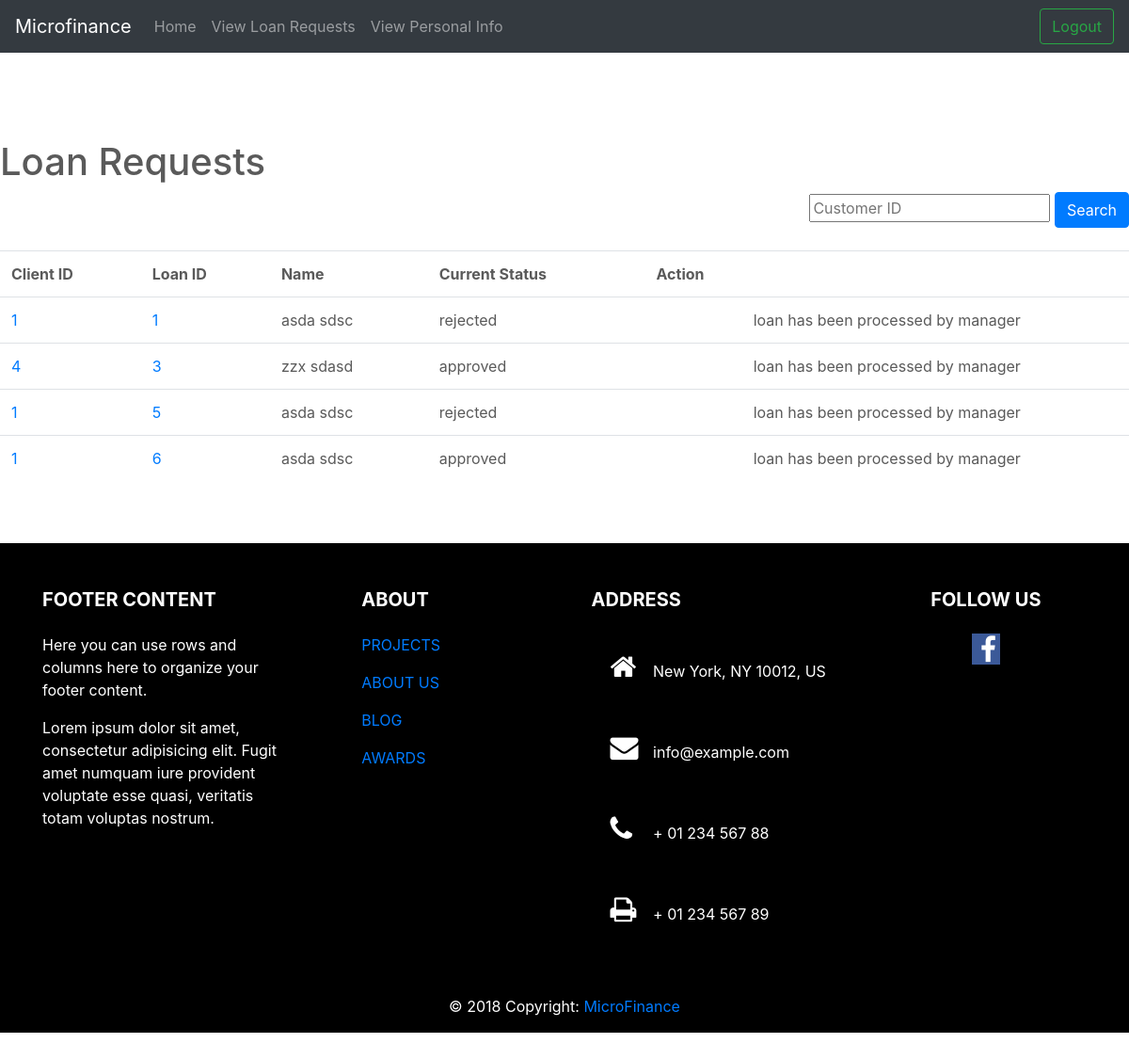
Before: /Officer/viewloanrequests.php (signed in) with the older database file.
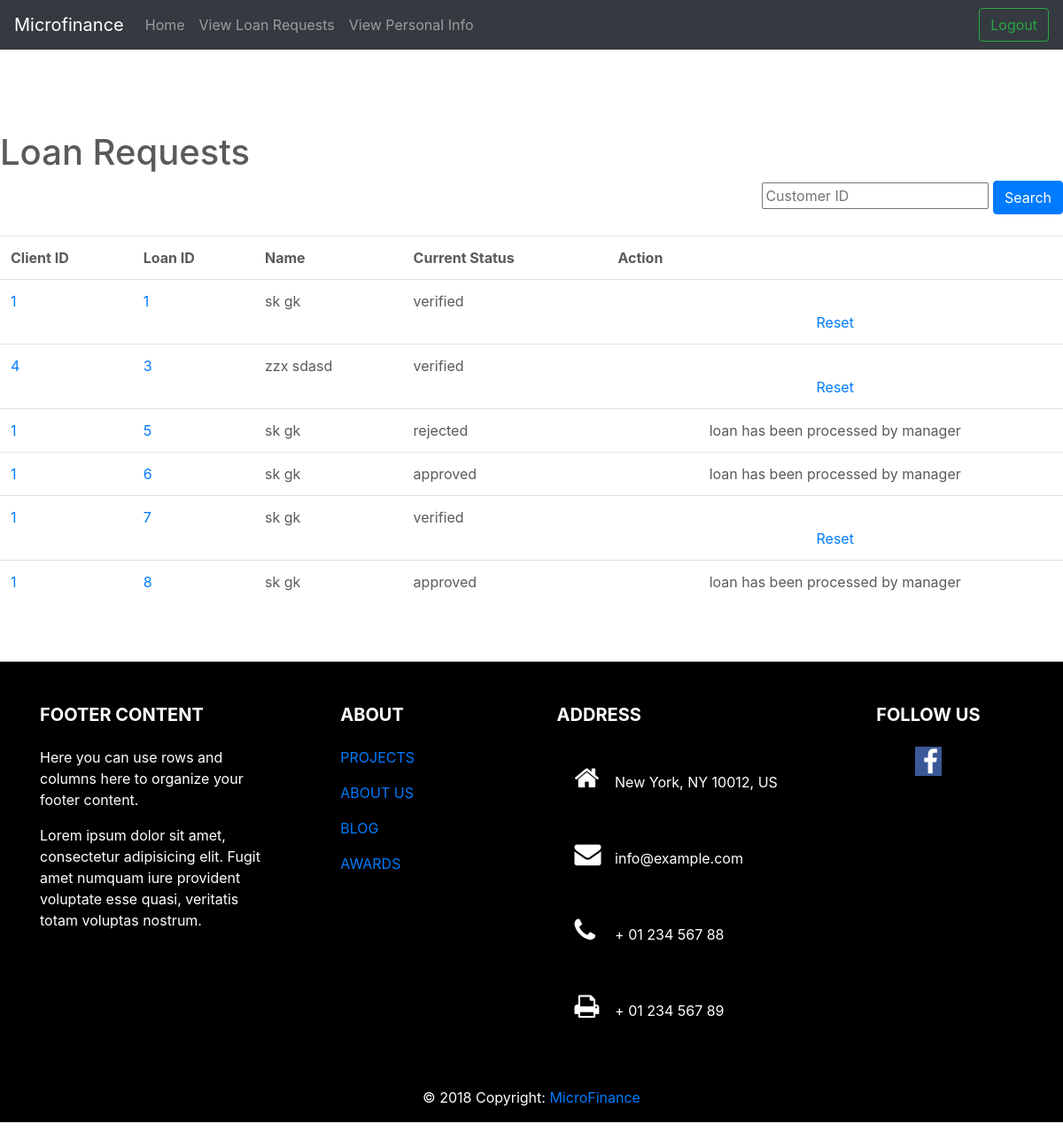
After: the same page with the newer database file.
### tables this page shows
CREATE TABLE `loanapplications` (
  `loan_id` int(10) NOT NULL AUTO_INCREMENT,
  `client_id` int(10) DEFAULT NULL,
  `loan_amount` int(10) DEFAULT NULL,
  `interest_rate` decimal(4,2) DEFAULT NULL,
  `start_date` date DEFAULT NULL,
  `approved` enum('pending','approved','rejected','verified') DEFAULT 'pending',
  `duration` int(11) NOT NULL,
  PRIMARY KEY (`loan_id`)
);

CREATE TABLE `clients` (
  `client_id` int(10) NOT NULL AUTO_INCREMENT,
  `rep_id` int(10) DEFAULT NULL,
  `birthday` date DEFAULT NULL,
  `acc_no` int(15) DEFAULT NULL,
  `old_id` int(10) DEFAULT NULL,
  `username` varchar(15) DEFAULT NULL,
  `first_name` varchar(15) DEFAULT NULL,
  `last_name` varchar(15) DEFAULT NULL,
  `email` varchar(30) DEFAULT NULL,
  `tele_phone` int(10) DEFAULT NULL,
  `address` text,
  `gender` enum('Male','Female') DEFAULT NULL,
  `nic` varchar(11) DEFAULT NULL,
  `photo` longblob,
  `branch` varchar(20) NOT NULL,
  `marital_status` enum('Single','Married') DEFAULT NULL,
  `status` enum('pending','created','revoked') DEFAULT NULL,
  PRIMARY KEY (`client_id`)
);

### Officer/viewloanrequests.php (the view, shortened to what this page needs)
<!doctype html>
<html lang="en">
<head>
    <link rel="stylesheet" href="https://cdnjs.cloudflare.com/ajax/libs/font-awesome/4.7.0/css/font-awesome.min.css">
<link href="../css/custom.css" rel="stylesheet">
    <link href="../../dist/css/bootstrap.min.css" rel="stylesheet">
    <link rel="stylesheet" href="https://stackpath.bootstrapcdn.com/bootstrap/4.1.3/css/bootstrap.min.css"
>
    <link href="carousel.css" rel="stylesheet">
</head>
<body>
<header>
    <nav class="navbar navbar-expand-md navbar-dark fixed-top bg-dark">
        <a class="navbar-brand" href="#">Microfinance</a>
        <div class="collapse navbar-collapse" id="navbarCollapse">
            <ul class="navbar-nav mr-auto">
            <li class="nav-item">
                    <a class="nav-link" href="officerhome.php">Home</a>
                </li>
                <li class="nav-item ">
                    <a class="nav-link" href="viewloanrequests.php">View Loan Requests </a>
                </li>
                <li class="nav-item ">
                    <a class="nav-link" href="viewpdetails.php">View Personal Info </a>
                </li>
            </ul>
            <form class="form-inline mt-2 mt-md-0" action="../login/logout.php">
                <button class="btn btn-outline-success my-2 my-sm-0" type="submit">Logout</button>
            </form>
        </div>
    </nav>
</header>
<main role="main">
    <h1>Loan Requests</h1>
    <div id="loan_list">
        <?php
        if (isset($_GET['loan_id']) && !empty($_GET['loan_id'])) {
            $loan_id = $_GET['loan_id'];
            $query = "SELECT `client_id`, CONCAT(`first_name`, ' ', `last_name`), `approved`" .
                "FROM `clients` NATURAL JOIN `loanapplications`" .
                "WHERE `loan_id` = '$loan_id' " .
                "LIMIT 1";
            $dbconn = mysqli_connect("localhost", "jester","mafia","microfinance");
            $result = mysqli_fetch_row(mysqli_query($dbconn, $query));
            if ($result) {
                $customer_id = $result[0];
                $customer_name = $result[1];
                $approved_status = $result[2];
                if (isset($_GET['approve'])) {
                    $query = "UPDATE `loanapplications`" .
                        "SET `approved` = 'approved'" .
                        "WHERE `loan_id` = '$loan_id' " .
                        "LIMIT 1";
                    $aproval_status = "approved";
                } else if (isset($_GET['reject'])) {
                    $query = "UPDATE `loanapplications`" .
                        "SET `approved` = 'rejected'" .
                        "WHERE `loan_id` = '$loan_id' " .
                        "LIMIT 1";
                    $aproval_status = "disaproved";
                } else if (isset($_GET['reset'])) {
                    $query = "UPDATE `loanapplications`" .
                        "SET `approved` = 'pending' " .
                        "WHERE `loan_id` = '$loan_id' " .
                        "LIMIT 1";
                    $aproval_status = "Reset";
                }else if (isset($_GET['verify'])){
                    $query = "UPDATE `loanapplications`" .
                    "SET `approved` = 'verified' " .
                    "WHERE `loan_id` = '$loan_id' " .
                    "LIMIT 1";
                $aproval_status = "Verified";
                }
                $result = mysqli_query($dbconn, $query);
                mysqli_close($dbconn);
                if ($result) {
                    echo "</br>"
                        . "<div align='center'>Customer $customer_id, $customer_name's loan application $loan_id has $aproval_status Successfully.</div>"
                        . "<br>"
                        . "<div align='right'><a class='_button' href='viewloanrequests.php'><-Back to List</a></div>";
                }
            }
            ?>
            <?php
        } else {
            ?>
            <div id="Search bar" align="right">
                <form action="" method="GET">
                    <input required id="search_id" name="search_id" type="text" placeholder="Customer ID">
                    <input class="btn btn-primary" type="submit" value="Search">
                </form>
            </div>
            <?php
            if (isset($_GET['search_id']) && !empty($_GET['search_id'])) {
                $search_text = $_GET['search_id'];
                $query = "SELECT `client_id`, `loan_id`, CONCAT(`first_name`, ' ', `last_name`), `approved`" .
                    "FROM `clients` NATURAL JOIN `loanapplications`" .
                    "WHERE `client_id` LIKE '$search_text%' OR CONCAT(`first_name`, ' ', `last_name`) LIKE '%$search_text%' OR `loan_id` LIKE '$search_text%'";
                echo "<div align='left'><a class='_button' href='viewloanrequests.php'><-Back to Full List</a></br></br></div>";
            } else {
                $query = "SELECT `client_id`, `loan_id`, CONCAT(`first_name`, ' ', `last_name`), `approved`" .
                    "FROM `clients` NATURAL JOIN `loanapplications`";
            }
            $dbconn =mysqli_connect("localhost", "jester","mafia","microfinance");
            $result = mysqli_query($dbconn, $query);
            if ($result) {
                echo '<table class="table">' .
                    '<tr><th>Client ID</th><th>Loan ID</th><th>Name</th><th>Current Status</th><th>Action</th></tr>';
                while ($customer = mysqli_fetch_row($result)) {
                    $status = $customer[3];
                    echo
                        '<tr>'
                        . '<td width="auto"><a class="_button" href="profile.php?client_id=' . $customer[0] . '">' . $customer[0] . '</a></td>'
                        . '<td width="auto""><a class="_button" href="viewloandetails.php?loan_id=' . $customer[1] . '">' . $customer[1] . '</a></td>'
                        . '<td width="auto"">' . $customer[2] . '</td>'
                        . '<td width="auto"">' . $status . '</td>'
                        . '<td align="center">';
                    if ($status == 'rejected' or $status == 'approved'){
                        echo 'loan has been processed by manager';
                    }else if ($status == 'pending') {
                        echo '<a class="_button" href="?loan_id=' . $customer[1] . '&verify=#">Verify</a></br>';
                    } else {
                        echo '</br><a class="_button" href="?loan_id=' . $customer[1] . '&reset=#">Reset</a>';
                    }
                    echo '</td>'
                        . '</tr>';
                }
                echo '</table>';
            }
        }
        ?>
    </div>
    <div style="height:50px">
</div>
      <footer class="page-footer font-small mdb-color lighten-3 pt-4">
<div class="container text-center text-md-left">
  <div class="row">
    <div class="col-md-4 col-lg-3 mr-auto my-md-4 my-0 mt-4 mb-1">
      <h5 class="font-weight-bold text-uppercase mb-4">Footer Content</h5>
      <p>Here you can use rows and columns here to organize your footer content.</p>
      <p>Lorem ipsum dolor sit amet, consectetur adipisicing elit. Fugit amet numquam iure provident voluptate esse
        quasi, veritatis totam voluptas nostrum.</p>
    </div>
    <div class="col-md-2 col-lg-2 mx-auto my-md-4 my-0 mt-4 mb-1">
      <h5 class="font-weight-bold text-uppercase mb-4">About</h5>
      <ul class="list-unstyled">
        <li>
          <p>
            <a href="#!">PROJECTS</a>
          </p>
        </li>
        <li>
          <p>
            <a href="#!">ABOUT US</a>
          </p>
        </li>
        <li>
          <p>
            <a href="#!">BLOG</a>
          </p>
        </li>
        <li>
          <p>
            <a href="#!">AWARDS</a>
          </p>
        </li>
      </ul>
    </div>
    <div class="col-md-4 col-lg-3 mx-auto my-md-4 my-0 mt-4 mb-1">
      <h5 class="font-weight-bold text-uppercase mb-4">Address</h5>
      <ul class="list-unstyled">
        <li>
          <p>
            <i class="fa fa-home mr-3"></i> New York, NY 10012, US</p>
        </li>
        <li>
          <p>
            <i class="fa fa-envelope mr-3"></i> info@example.com</p>
        </li>
        <li>
          <p>
            <i class="fa fa-phone mr-3"></i> + 01 234 567 88</p>
        </li>
        <li>
          <p>
            <i class="fa fa-print mr-3"></i> + 01 234 567 89</p>
        </li>
      </ul>
    </div>
    <div class="col-md-2 col-lg-2 text-center mx-auto my-4">
      <h5 class="font-weight-bold text-uppercase mb-4">Follow Us</h5>
      <a type="button" class="btn-floating btn-fb">
        <i class="fa fa-facebook"></i>
      </a>
    </div>
  </div>
</div>
<div class="footer-copyright text-center py-3">© 2018 Copyright:
  <a href=""> MicroFinance</a>
</div>
</footer>
</main>
</body>
</html>

### css/custom.css (style rules this page uses)
.fa { padding: 20px; font-size: 30px; width: 45px; text-decoration: none; }
.fa-facebook { background: #3B5998; color: #FFFFFF; padding: 0.05em 0.3em; background: #3B5998; color: white; width: 30px; }
footer { background: black; color: white; }

### css/carousel.css (style rules this page uses)
body { padding-top: 3rem; padding-bottom: 3rem; color: #5a5a5a; }

Changed rows visible on the page:
changed loanapplications id 1: customer "asda sdsc" → "sk gk"; approved "rejected" → "verified"; approved "loan has been processed by manager" → "Reset"
changed loanapplications id 3: approved "approved" → "verified"; approved "loan has been processed by manager" → "Reset"
computed for loanapplications "rejected": customer "asda sdsc" → "sk gk"
computed for loanapplications id 6: customer "asda sdsc" → "sk gk"
added loanapplications: client.client_id "1", loan_id "7", customer "sk gk", approved "verified"
added loanapplications: client.client_id "1", loan_id "8", customer "sk gk", approved "approved", shows "loan has been processed by manager"
